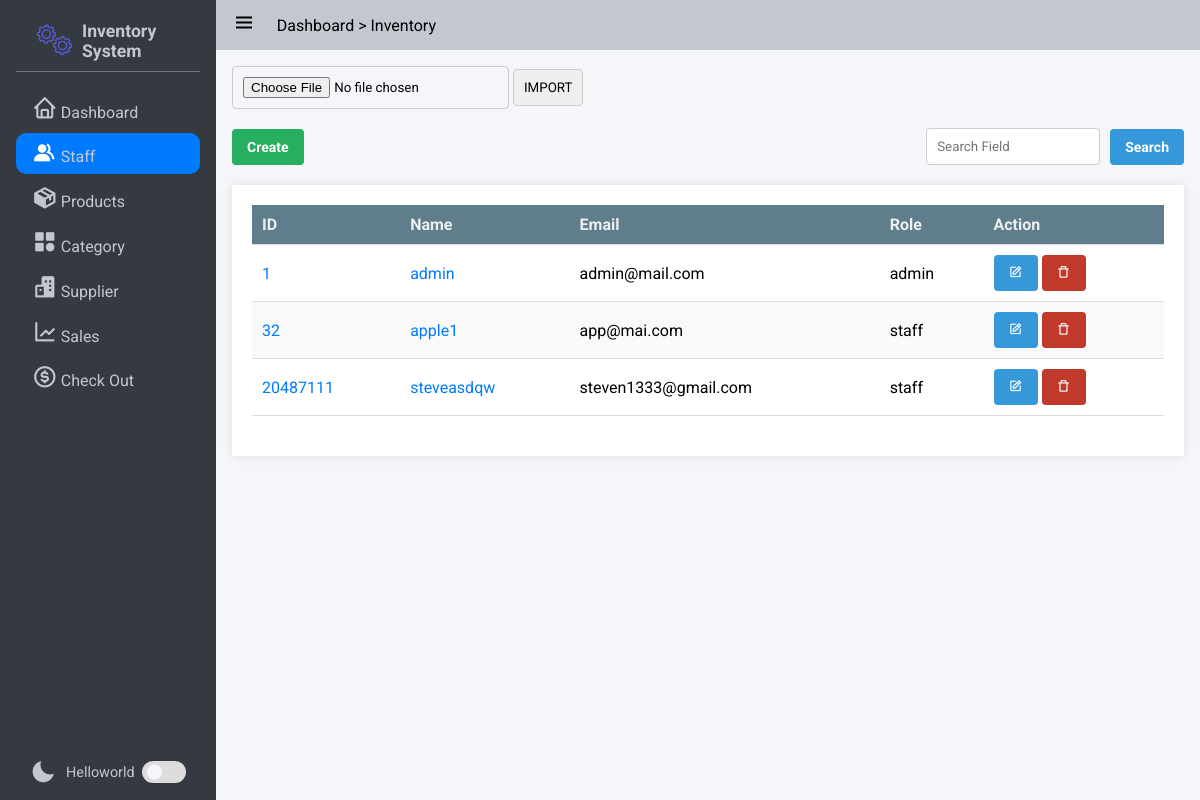
Before: /staff/ with the older database file.
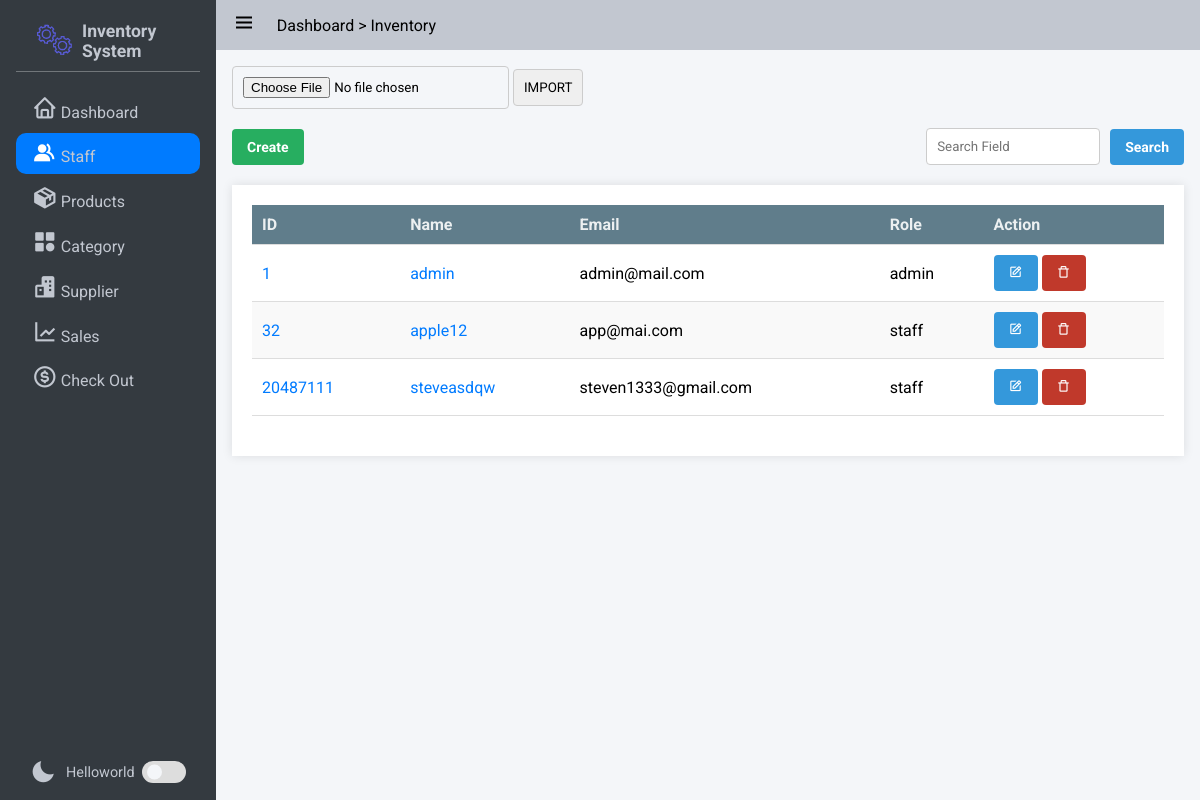
After: the same page with the newer database file.
### app/models/staff.py (models this page shows, shortened)
class Staff(db.Model):
    __tablename__ = "staff"
    id = db.Column(db.Integer, primary_key=True)
    Name = db.Column(db.String, unique=True, nullable=False)
    Email = db.Column(db.String, nullable=False)
    Password = db.Column(db.String, nullable=False)
    Role = db.Column(db.String, nullable=False)

### app/staff/routes.py (the view)
@bp.route('/')
def index():
    page = request.args.get('page', 1, type=int)
    search_query = request.args.get('q', '')
    form = EditStaffForm()
    if search_query:
        staffs = Staff.query.filter(Staff.StaffName.ilike(f'%{search_query}%')).paginate(page, per_page=10)
    else:
        staffs = Staff.query.paginate(page = page, per_page=10)
    return render_template('admin/staff_management.html', staffs=staffs,form =form)

### app/staff/routes.py
class EditStaffForm(FlaskForm):
    id = IntegerField("Staff ID")
    name = StringField('Name', validators=[InputRequired(), Length(max=100)])
    email = StringField('Email', validators=[InputRequired(), Email(), Length(max=50)])
    password = PasswordField('Password', validators=[InputRequired(), Length(min=8)])
    confirm_password = PasswordField('Confirm Password', validators=[InputRequired(), EqualTo('password')])
    role = SelectField('Role', choices=[('admin', 'Admin'), ('staff', 'Staff')], validators=[InputRequired()])

### app/templates/admin/staff_management.html (shortened to what this page needs)
{% extends 'base.html' %}
{% block css_style %}
    <link rel="stylesheet" href="{{url_for('static',filename='css/flex.css')}}">
    <link rel="stylesheet" href="{{url_for('static',filename='css/grid.css')}}">
    <link rel="stylesheet" href="{{url_for('static',filename='css/table.css')}}">
    <link rel="stylesheet" href="{{url_for('static',filename='css/form.css')}}">
    <link rel="stylesheet" href="{{url_for('static',filename='css/modal.css')}}">
{% endblock %}
{% block nav_staff %}active{% endblock %}
{% block content %}
<form action="{{url_for('utils.excel_upload',entity = "staff")}}" method="post" enctype = "multipart/form-data" >
    <input type = "file" name = "file"  />
    <input type="submit" name="upload_excel" value="IMPORT">
    <br><br>
</form>
<div class="flex flex-between-center">
    <a href="{{url_for('staff.create_staff')}}" class="button success">Create</a>
    <form action="{{url_for('staff.search_staff')}}" method="get" class="flex flex-start-center">
        <input type="text" name="search" style="display: inline-block; margin: 0 10px 0 0;" placeholder="Search Field" required>
        <button type="submit" class="button primary">Search</button>
    </form>
</div>
<div class="table-container maxheight-800 scrollable">
    <table >
        <thead>
            <tr>
                <th>ID</th>
                <th>Name</th>
                <th>Email</th>
                <th>Role</th>
                <th>Action</th>
            </tr>
        </thead>
        <tbody>
            {% for staff in staffs %}
            <tr>
                <form method="POST" action="{{ url_for('staff.quick_edit', id=staff.id) }}" style="display: inline-block;">
                <td>
                    <span><a href="{{url_for('staff.get_staff',id = staff.id)}}">{{ staff.id}}</a></span>
                </td>
                <td>
                    <span><a href="{{url_for('staff.get_staff',id = staff.id)}}">{{ staff.Name}}</a></span>
                </td>
                <td>
                    <span>{{ staff.Email}}</span>
                </td>
                <td>
                    {{staff.Role}}
                </td>
                <td>
                    <button type="button" class="button info" id="edit" href="javascript:;"><i class='bx bx-edit'></i></button>
                </form>
                    <form method="POST" action="{{ url_for('staff.delete_staff', id=staff.id) }}" style="display: inline-block;">
                        <button id="delete" type="submit" class="button error" onclick="return confirm('Are you sure you want to delete this item?')"><i class='bx bx-trash-alt'></i></button>
                    </form>
            </tr>
            {% endfor %}
        </tbody>
    </table>
</div>
{% endblock %}

Changed rows visible on the page:
changed Staff "app@mai.com": Name "apple1" → "apple12"
